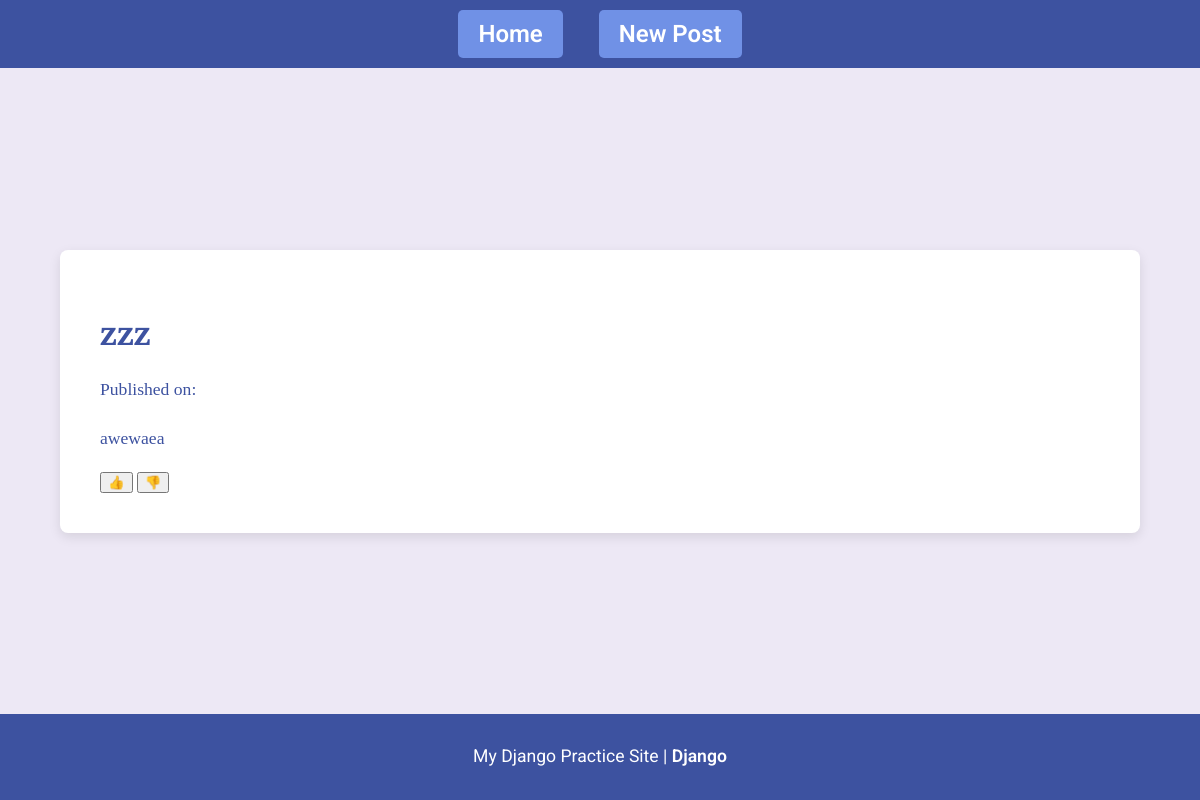
/posts/4/, run on an earlier commit of the app's database.
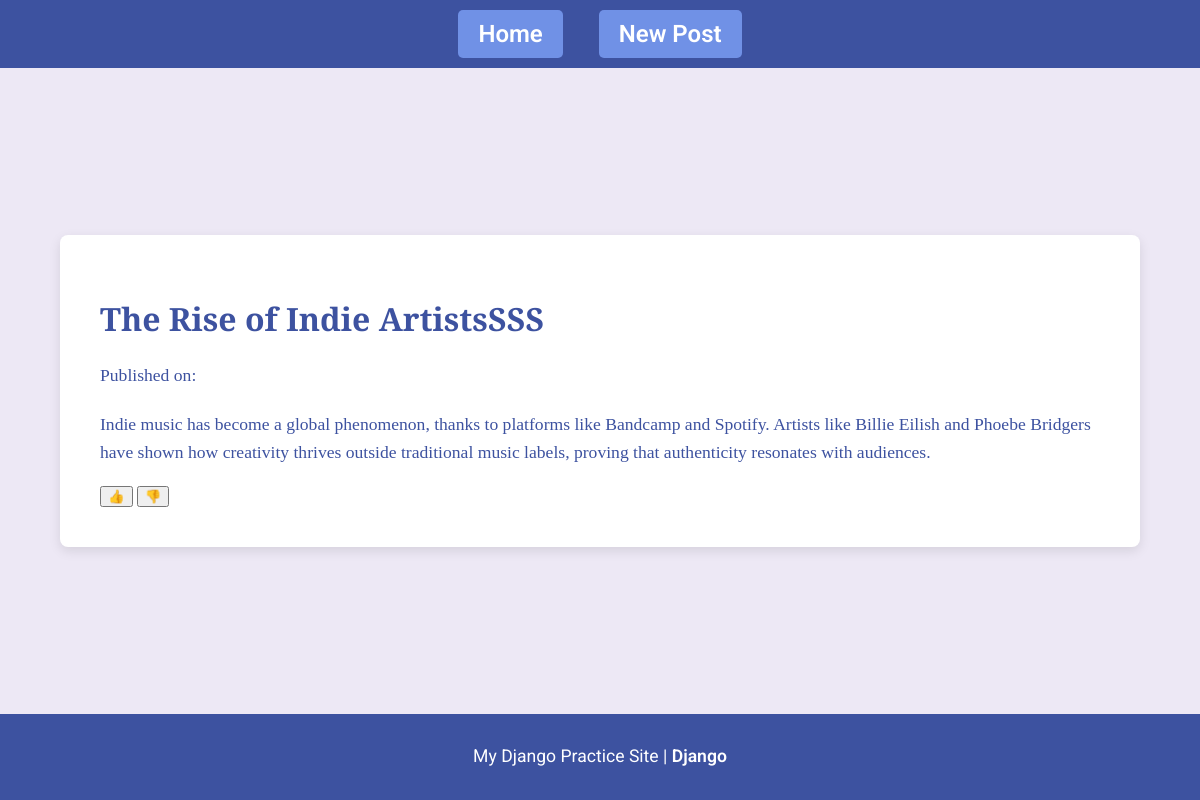
And on a later commit of the database.
### blog/models.py (models this page shows, shortened)
class Post(models.Model):
   title = models.CharField(max_length = 50)
   content = models.TextField()

### blog/views.py (the view)
# urls.py: path('<id>/',blog_detail),
def blog_detail(request,id):
    each_post= Post.objects.get(id=id)
    context = {
        'blog_detail':each_post
    }
    return render(request, "blog/blog_detail.html",context)

### blog/templates/blog/blog_detail.html (shortened to what this page needs)
{% extends 'blog/base.html' %}
{% block content %}
<div class="post-detail-container">
    <h1>{{ blog_detail.title }}</h1>
    <p class="post-date">Published on: {{ blog_detail.date_created|date:"F d, Y" }}</p>
    <div class="post-content">
        <p>{{ blog_detail.content }}</p>
    </div>
    <div class="actions">
        <button id="like-btn" data-id="{{ blog_detail.id }}" class="like-dislike-btn">👍 {{ blog_detail.likes }}</button>
        <button id="dislike-btn" data-id="{{ blog_detail.id }}" class="like-dislike-btn">👎 {{ blog_detail.dislikes }}</button>
    </div>
</div>
{% endblock %}

What changed in the data, as far as the page shows it:
changed Post: title "zzz" → "The Rise of Indie ArtistsSSS"; content "awewaea" → "Indie music has become a global phenomenon, thanks to platforms like Bandcamp and Spotify. Artists like Billie Eilish and Phoebe Bridgers have shown how creativity thrives outside traditional music labels, proving that authenticity resonates with audiences."
